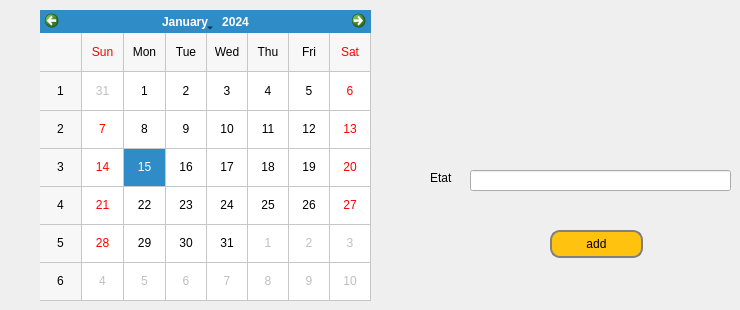
     <widget class="QWidget" name="tab_19">
      <property name="whatsThis">
       <string>&lt;html&gt;&lt;head/&gt;&lt;body&gt;&lt;p&gt;Calendier&lt;/p&gt;&lt;p&gt;&lt;br/&gt;&lt;/p&gt;&lt;/body&gt;&lt;/html&gt;</string>
      </property>
      <attribute name="title">
       <string>Calendier</string>
      </attribute>
      <widget class="QPushButton" name="pushButton_add">
       <property name="geometry">
        <rect>
         <x>550</x>
         <y>230</y>
         <width>93</width>
         <height>28</height>
        </rect>
       </property>
       <property name="styleSheet">
        <string notr="true">background-color:rgb(255, 195, 15);
border: 2px solid gray; 
border-radius: 10px; 
padding: 0 8px; 
selection-background-color: darkgray;</string>
       </property>
       <property name="text">
        <string>add</string>
       </property>
      </widget>
      <widget class="QLabel" name="label_47">
       <property name="geometry">
        <rect>
         <x>430</x>
         <y>170</y>
         <width>72</width>
         <height>15</height>
        </rect>
       </property>
       <property name="text">
        <string>Etat</string>
       </property>
      </widget>
      <widget class="QCalendarWidget" name="calendarWidget">
       <property name="geometry">
        <rect>
         <x>40</x>
         <y>10</y>
         <width>331</width>
         <height>291</height>
        </rect>
       </property>
       <property name="firstDayOfWeek">
        <enum>Qt::Sunday</enum>
       </property>
       <property name="gridVisible">
        <bool>true</bool>
       </property>
      </widget>
      <widget class="QLineEdit" name="lineEdit_id_avion_3">
       <property name="geometry">
        <rect>
         <x>470</x>
         <y>170</y>
         <width>261</width>
         <height>21</height>
        </rect>
       </property>
      </widget>
      <zorder>label_47</zorder>
      <zorder>calendarWidget</zorder>
      <zorder>pushButton_add</zorder>
      <zorder>lineEdit_id_avion_3</zorder>
     </widget>
